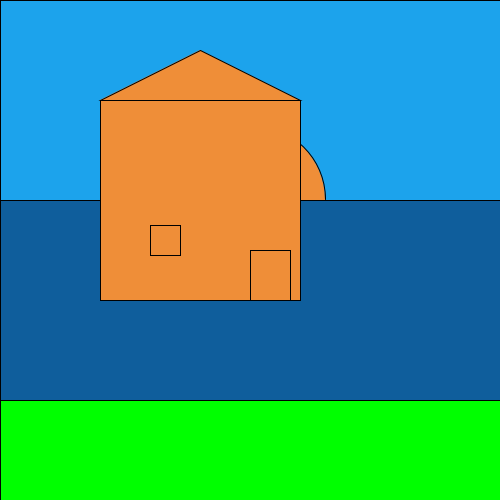
Frame 1 (no input)
Frame 60 (the mouse pressed at the canvas centre just before this capture): identical to frame 1, image omitted
Frame 120 (the mouse held since frame 60 and released just before this capture): identical to frame 1, image omitted

The Processing sketch that drew this single still picture (run headless with seeded random() and noise(); from frame 60 on, the mouse is pressed at the canvas centre):

// Processing sketch: beetje_gras_beetje_lucht_beetje_huis_slecht__beetje_zon
// ── beetje_gras_beetje_lucht_beetje_huis_slecht__beetje_zon.pde
void setup(){
  size(500, 500);

}

void draw() {
  tekengrass();
  tekenlucht();
  tekenzon();
  tekenhuis();
}
  

void tekenlucht() { 
 fill(15,94,156);
 rect(0, 200, 500, 200);
 fill(28,163,236);
 rect(0, 0, 500, 200);

}
void tekengrass() { 
  fill(0, 255, 0);
 rect(0, 400, 500, 100);
 
}
void tekenzon() { 
 fill(239, 142, 56);
 arc(250,200,150,150,1*PI,2*PI);
}
void tekenhuis() { 
size(500, 500);
rect(100, 100, 200, 200);
triangle(100, 100, 200, 50, 300, 100); 
rect(250, 250, 40, 50);
rect(150, 225, 30, 30);
}
